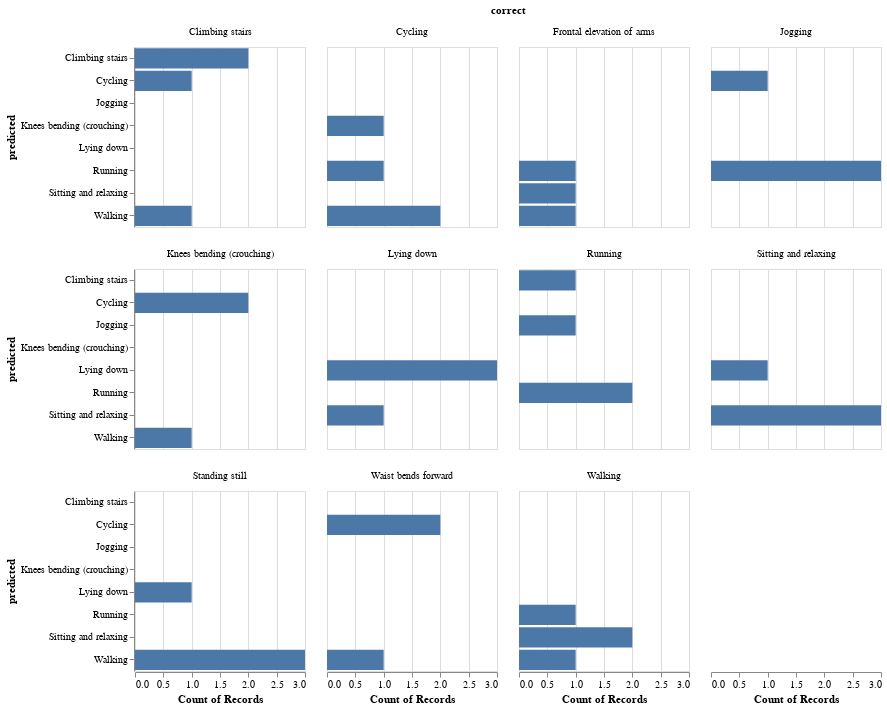

The code cell stored with this chart in its notebook:
### Code cell
params = {
            'C': np.arange(0.25, 14, 0.25),
            'kernel': ['poly', 'rbf', 'linear'],
            'degree': np.arange(1, 6, 1)
        }

model = SVC()
clf = GridSearchCV(model, params, n_jobs=5, 
               cv=StratifiedKFold(random_state=42, shuffle=True), 
               verbose=0, refit=True)

clf.fit(X_train, y_train)
y_pred = clf.predict(X_test)
score = accuracy_score(y_pred, y_test)
print("Score: {:.2f}".format(score))
show_result(y_pred, y_test)

### Figure 1 — Vega-Lite specification as saved in the notebook (floating-point values rounded to 4 significant figures)
{"config": {"view": {"continuousWidth": 400, "continuousHeight": 300}}, "data": {"name": "data-43d882e6cece35f3684546efdc0dac8c"}, "facet": {"type": "nominal", "field": "correct"}, "spec": {"mark": "bar", "encoding": {"x": {"type": "nominal", "aggregate": "count", "field": "predicted"}, "y": {"type": "nominal", "field": "predicted"}}, "height": 180, "width": 170}, "columns": 4, "$schema": "https://vega.github.io/schema/vega-lite/v4.8.1.json", "datasets": {"data-43d882e6cece35f3684546efdc0dac8c": [{"predicted": "Cycling", "correct": "Climbing stairs"}, {"predicted": "Lying down", "correct": "Sitting and relaxing"}, {"predicted": "Lying down", "correct": "Lying down"}, {"predicted": "Lying down", "correct": "Standing still"}, {"predicted": "Walking", "correct": "Frontal elevation of arms"}, {"predicted": "Sitting and relaxing", "correct": "Walking"}, {"predicted": "Climbing stairs", "correct": "Climbing stairs"}, {"predicted": "Walking", "correct": "Standing still"}, {"predicted": "Lying down", "correct": "Lying down"}, {"predicted": "Walking", "correct": "Walking"}, {"predicted": "Walking", "correct": "Standing still"}, {"predicted": "Walking", "correct": "Standing still"}, {"predicted": "Running", "correct": "Cycling"}, {"predicted": "Sitting and relaxing", "correct": "Sitting and relaxing"}, {"predicted": "Sitting and relaxing", "correct": "Frontal elevation of arms"}, {"predicted": "Walking", "correct": "Knees bending (crouching)"}, {"predicted": "Cycling", "correct": "Waist bends forward"}, {"predicted": "Knees bending (crouching)", "correct": "Cycling"}, {"predicted": "Running", "correct": "Frontal elevation of arms"}, {"predicted": "Cycling", "correct": "Knees bending (crouching)"}, {"predicted": "Sitting and relaxing", "correct": "Walking"}, {"predicted": "Walking", "correct": "Waist bends forward"}, {"predicted": "Walking", "correct": "Climbing stairs"}, {"predicted": "Running", "correct": "Jogging"}, {"predicted": "Climbing stairs", "correct": "Running"}, {"predicted": "Lying down", "correct": "Lying down"}, {"predicted": "Running", "correct": "Jogging"}, {"predicted": "Sitting and relaxing", "correct": "Sitting and relaxing"}, {"predicted": "Cycling", "correct": "Knees bending (crouching)"}, {"predicted": "Running", "correct": "Jogging"}, {"predicted": "Walking", "correct": "Cycling"}, {"predicted": "Climbing stairs", "correct": "Climbing stairs"}, {"predicted": "Sitting and relaxing", "correct": "Lying down"}, {"predicted": "Walking", "correct": "Cycling"}, {"predicted": "Cycling", "correct": "Jogging"}, {"predicted": "Running", "correct": "Running"}, {"predicted": "Jogging", "correct": "Running"}, {"predicted": "Cycling", "correct": "Waist bends forward"}, {"predicted": "Running", "correct": "Running"}, {"predicted": "Sitting and relaxing", "correct": "Sitting and relaxing"}, {"predicted": "Running", "correct": "Walking"}]}}
